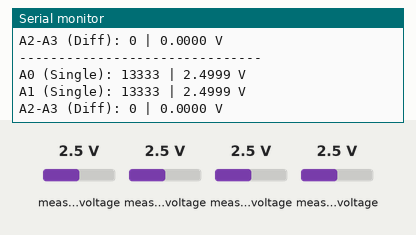
This sketch was run on a simulated ESP32. Shown: the last lines printed to the serial monitor. Inputs (shaded band) come from the test bench; at power-on: measured voltage 2.5 V.

Above: at 2.2 s.
2.3 s: measured voltage (sensor 200) set to 0.1 V
At 3.1 s:
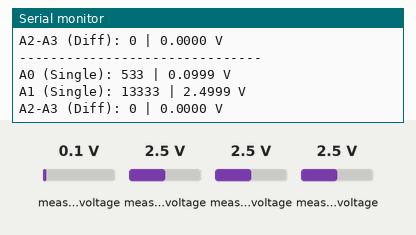
3.8 s: measured voltage (sensor 201) set to 0.1 V
At 4.6 s:
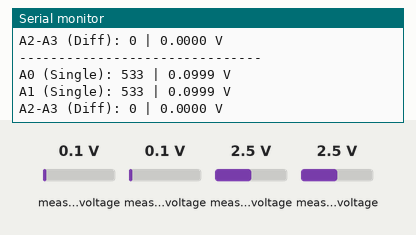
5.3 s: measured voltage (sensor 202) set to 0.1 V
At 5.8 s:
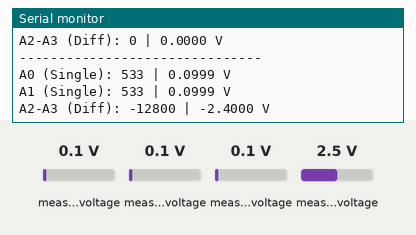
6.8 s: measured voltage (sensor 203) set to 1.2 V
At 7.4 s:
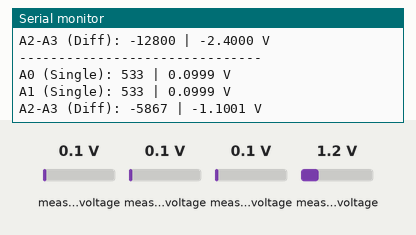
8.3 s: measured voltage (sensor 200) set to 1.2 V
At 9.0 s:
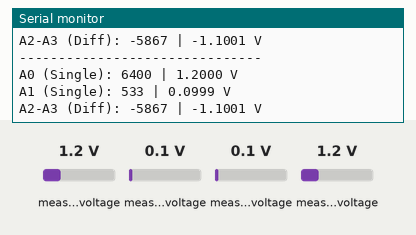
9.8 s: measured voltage (sensor 201) set to 1.2 V
At 10.6 s:
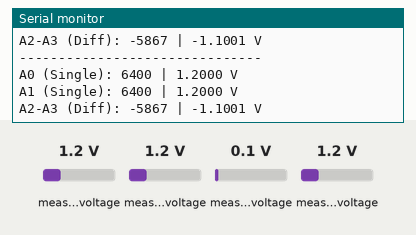
Timing chart, 0 to 12.3 s (numbered marks = the images above; inputs shaded):
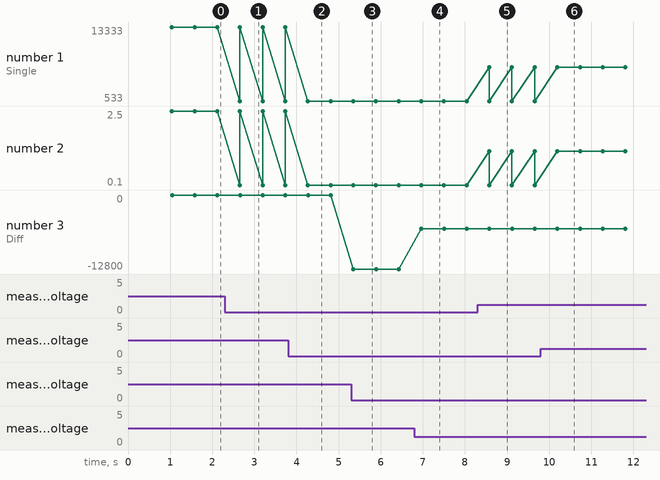

The sketch:

TestADSSensor.ino
```cpp
#include <Wire.h>
#include <Adafruit_ADS1X15.h>

Adafruit_ADS1115 ads;  // 创建ADS1115对象

void setup() {
  // 初始化串口通信，波特率115200
  Serial.begin(115200);
  while (!Serial) {
    delay(10);
  }

  Serial.println("ADS1115 传感器测试开始");
  Serial.println("-------------------------------");

  // 初始化I2C通信，ESP32默认引脚：SDA=21, SCL=22
  if (!ads.begin()) {
    Serial.println("未找到ADS1115传感器，请检查接线!");
    while (1);
  }

  // 设置增益为 ±6.144V 范围
  // GAIN_TWOTHIRDS: ±6.144V, 1 bit = 0.1875mV
  ads.setGain(GAIN_TWOTHIRDS);

  // 设置数据采样率为128 SPS
  ads.setDataRate(RATE_ADS1115_128SPS);

  Serial.println("ADS1115 初始化成功!");
  Serial.println("A0, A1: Single-ended模式");
  Serial.println("A2-A3: Differential模式");
  Serial.println("-------------------------------");
  delay(1000);
}

void loop() {
  int16_t adc0, adc1, adc2_3;
  float volts0, volts1, volts2_3;

  // 读取A0单端模式
  adc0 = ads.readADC_SingleEnded(0);
  volts0 = ads.computeVolts(adc0);

  // 读取A1单端模式
  adc1 = ads.readADC_SingleEnded(1);
  volts1 = ads.computeVolts(adc1);

  // 读取A2-A3差分模式 (A2为正极, A3为负极)
  adc2_3 = ads.readADC_Differential_2_3();
  volts2_3 = ads.computeVolts(adc2_3);

  // 打印结果
  Serial.println("-------------------------------");
  Serial.print("A0 (Single): ");
  Serial.print(adc0);
  Serial.print(" | ");
  Serial.print(volts0, 4);
  Serial.println(" V");

  Serial.print("A1 (Single): ");
  Serial.print(adc1);
  Serial.print(" | ");
  Serial.print(volts1, 4);
  Serial.println(" V");

  Serial.print("A2-A3 (Diff): ");
  Serial.print(adc2_3);
  Serial.print(" | ");
  Serial.print(volts2_3, 4);
  Serial.println(" V");

  // 延迟500ms后继续下一次读取
  delay(500);
}
```

Measured:
- after the input at 2.3 s, the serial monitor: prints a new line after 0.36 s (image 1)
- after the input at 3.8 s, the serial monitor: prints a new line after 0.47 s (image 2)
- after the input at 5.3 s, the serial monitor: prints a new line after 0.05 s (image 3)
- after the input at 6.8 s, the serial monitor: prints a new line after 0.17 s (image 4)
- after the input at 8.3 s, the serial monitor: prints a new line after 0.28 s (image 5)
- after the input at 9.8 s, the serial monitor: prints a new line after 0.39 s (image 6)
- plotted number 3: 0 → -12800 after the input at 5.3 s, -12800 → -5867 after the input at 6.8 s
